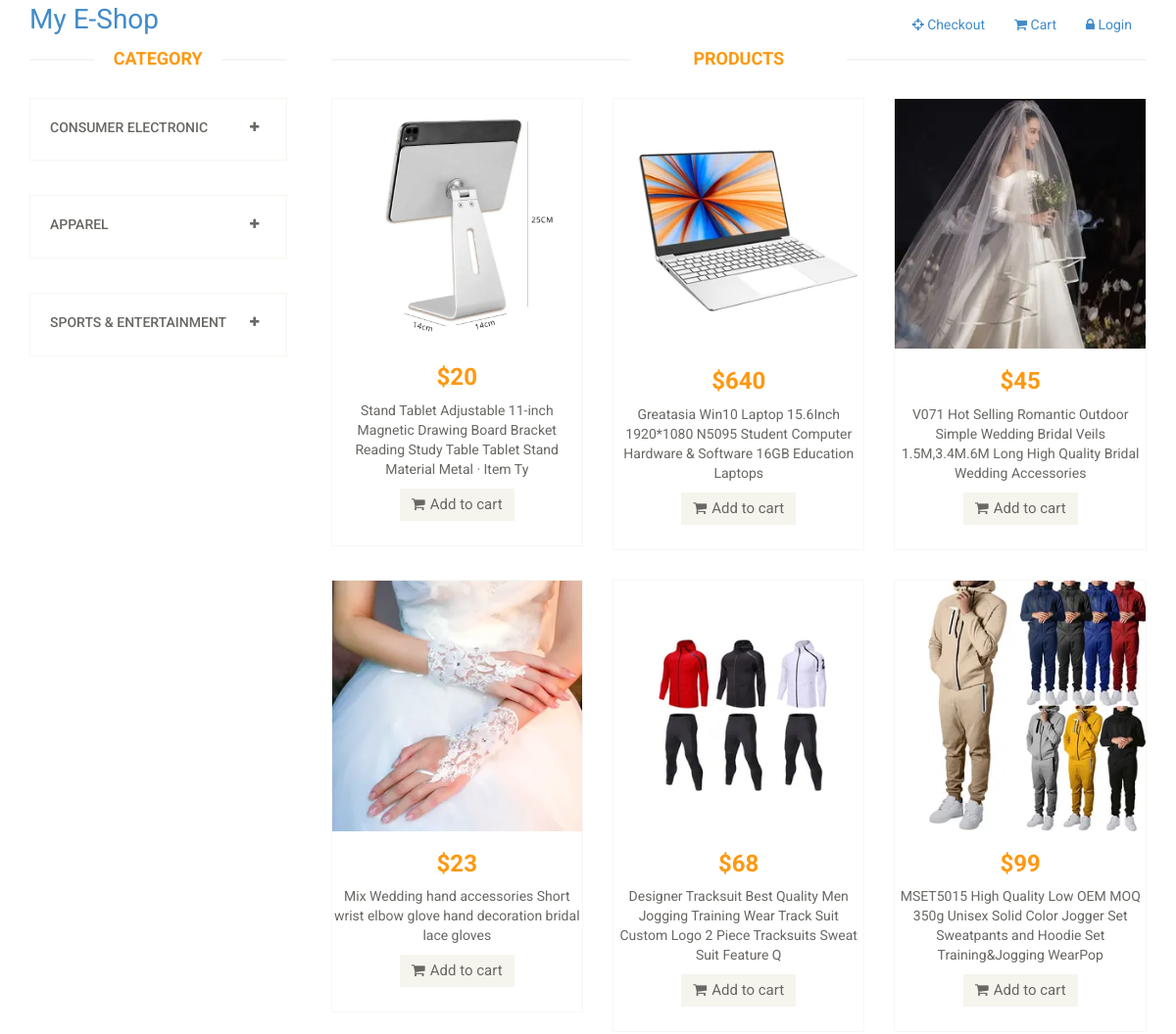
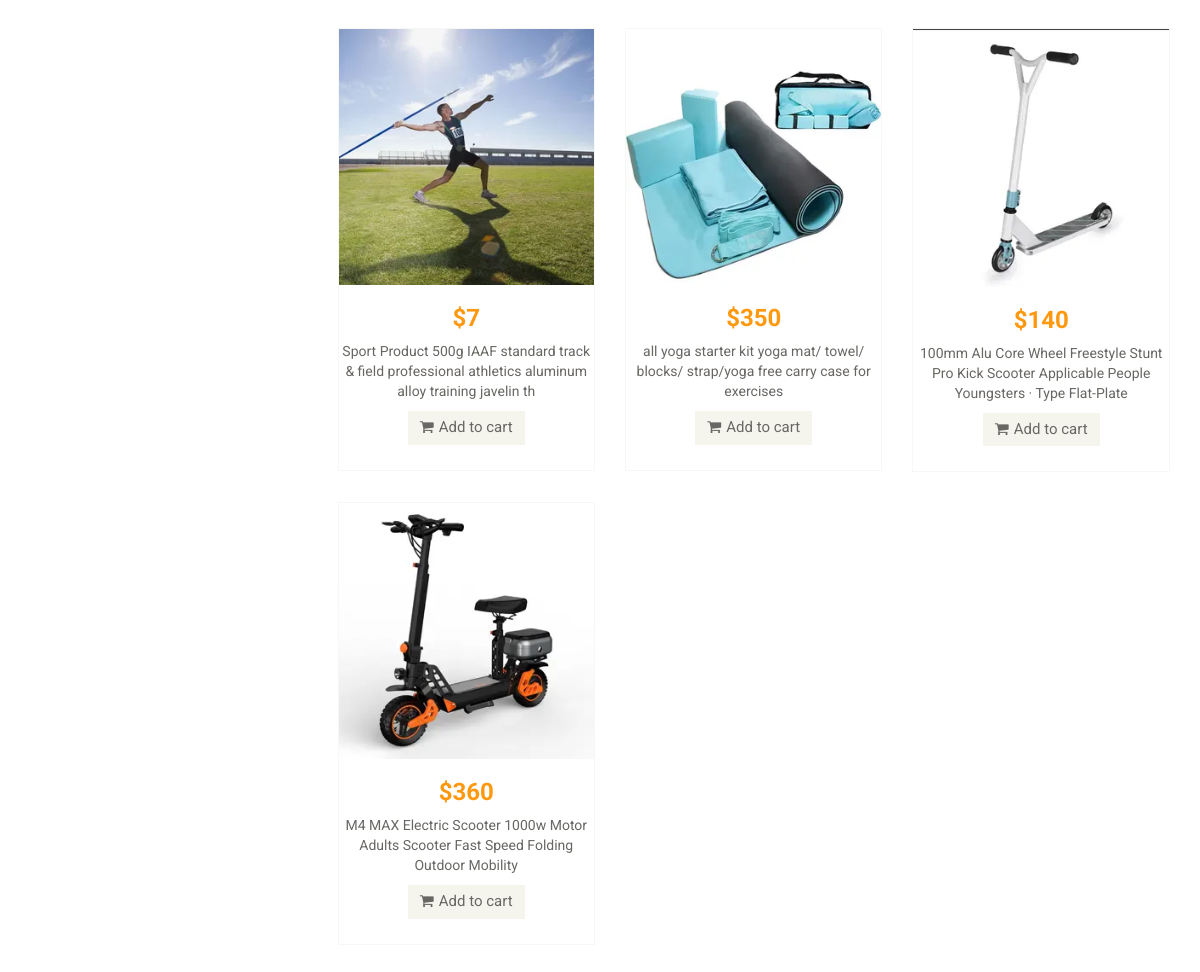
The page / on the database its author committed (2 pictures, top to bottom).
### shop/models.py (models this page shows, shortened)
class Category(models.Model):
    name = models.CharField(max_length=200)

class Product(models.Model):
    title = models.CharField(max_length=120)
    slug = models.SlugField(unique=True)
    category = models.ForeignKey(Category, on_delete=models.CASCADE, null=True)
    sub_category = models.ForeignKey(SubCategory, on_delete=models.CASCADE, null=True)
    description = models.TextField(blank=True, null=True)
    image = models.ImageField()
    price = models.IntegerField(null=True)

### shop/views.py (the view)
# urls.py: path('', index, name='index'),
def index(request):
    categories = Category.objects.all()
    products = Product.objects.all()
    categoryId = request.GET.get('category')
    products = products.filter(sub_category=categoryId) if categoryId else products
    context = {
        'categories': categories,
        'products': products
    }
    return render(request, 'index.html', context)

### templates/index.html (shortened to what this page needs)
{% load static %}
<!DOCTYPE html>
<html lang="en">
<head>
	<link href="{% static '/css/bootstrap.min.css' %}" rel="stylesheet">
	<link href="{% static 'css/font-awesome.min.css' %}" rel="stylesheet">
	<link href="{% static 'css/main.css' %}" rel="stylesheet">
</head>
<body>
	<div class="header-middle">
		<div class="container">
			<div class="row">
				<div class="col-sm-4">
					<div class="logo pull-left">
						<a href="/" style="font-size: 28px;">
							My E-Shop
						</a>
					</div>
				</div>
				<div class="col-sm-8">
					<div class="shop-menu pull-right">
						<ul class="nav navbar-nav">
							<li><a href=""><i class="fa fa-crosshairs"></i> Checkout</a></li>
							<li><a href=""><i class="fa fa-shopping-cart"></i> Cart</a></li>
							<li><a href=""><i class="fa fa-lock"></i> Login</a></li>
						</ul>
					</div>
				</div>
			</div>
		</div>
	</div>
	<section>
		<div class="container">
			<div class="row">
				<div class="col-sm-3">
					<div class="left-sidebar">
						<h2>Category</h2>
						{% for category in categories %}
						<div class="panel-group category-products" id="accordian">
							<div class="panel panel-default">
								<div class="panel-heading">
									<h4 class="panel-title">
										<a data-toggle="collapse" data-parent="#accordian" href="#{{category.id}}">
											<span class="badge pull-right"><i class="fa fa-plus"></i></span>
											{{category.name}}
										</a>
									</h4>
								</div>
							</div>
						</div>
						{% endfor %}
					</div>
				</div>
				<div class="col-sm-9 padding-right">
					<div class="features_items">
						<h2 class="title text-center">Products</h2>
						{% for product in products%}
						<div class="col-sm-4">
							<div class="product-image-wrapper">
								<div>
									<div class="productinfo text-center">
										<img src="{{product.image.url}}" alt="" />
										<h2>${{product.price}}</h2>
										<p>{{product.title}}</p>
										<a href="#" class="btn btn-default add-to-cart"><i
												class="fa fa-shopping-cart"></i>Add to cart</a>
									</div>
								</div>
							</div>
						</div>
						{% endfor %}
					</div>
				</div>
			</div>
		</div>
	</section>
</body>
</html>

### static/css/main.css (style rules this page uses)
body { font-family: 'Roboto', sans-serif; position: relative; font-weight:400px; }
ul li { list-style: none; }
a { -webkit-transition: 300ms; -moz-transition: 300ms; -o-transition: 300ms; transition: 300ms; }
h1, h2, h3, h4, h5, h6 { font-family: 'Roboto', sans-serif; }
.category-products { border: 1px solid #F7F7F0; margin-bottom: 35px; padding-bottom: 20px; padding-top: 15px; }
.left-sidebar h2, .brands_products h2 { color: #FE980F; font-family: 'Roboto', sans-serif; font-size: 18px; font-weight: 700; margin: 0 auto 30px; text-align: center; text-transform: uppercase; position: relative; z-index:3; }
.left-sidebar h2:after, h2.title:after { content: " "; position: absolute; border: 1px solid #f5f5f5; bottom:8px; left: 0; width: 100%; height: 0; z-index: -2; }
.left-sidebar h2:before { content: " "; position: absolute; background: #fff; bottom: -6px; width: 130px; height: 30px; z-index: -1; left: 50%; margin-left: -65px; }
h2.title:before { content: " "; position: absolute; background: #fff; bottom: -6px; width: 220px; height: 30px; z-index: -1; left: 50%; margin-left: -110px; }
.category-products .panel { background-color: #FFFFFF; border: 0px; border-radius: 0px; box-shadow:none; margin-bottom: 0px; }
.category-products .panel-default .panel-heading { background-color: #FFFFFF; border: 0 none; color: #FFFFFF; padding: 5px 20px; }
.category-products .panel-default .panel-heading .panel-title a { color: #696763; font-family: 'Roboto', sans-serif; font-size: 14px; text-decoration: none; text-transform: uppercase; }
.category-products .badge { background:none; border-radius: 10px; color: #696763; display: inline-block; font-size: 12px; font-weight: bold; line-height: 1; min-width: 10px; padding: 3px 7px; text-align: center; vertical-align: baseline; white-space: nowrap; }
.padding-right { padding-right: 0; }
.features_items { overflow:hidden; }
h2.title { color: #FE980F; font-family: 'Roboto', sans-serif; font-size: 18px; font-weight: 700; margin: 0 15px; text-transform: uppercase; margin-bottom: 30px; position: relative; }
.product-image-wrapper { border:1px solid #F7F7F5; overflow: hidden; margin-bottom:30px; }
.productinfo h2 { color: #FE980F; font-family: 'Roboto', sans-serif; font-size: 24px; font-weight: 700; }
.productinfo p { font-family: 'Roboto', sans-serif; font-size: 14px; font-weight: 400; color: #696763; }
.productinfo img { width: 100%; }
.productinfo { position:relative; }
.add-to-cart { background:#F5F5ED; border: 0 none; border-radius: 0; color: #696763; font-family: 'Roboto', sans-serif; font-size: 15px; margin-bottom: 25px; }
.add-to-cart i { margin-right:5px; }

### rows shown on the page
Category: name "CONSUMER ELECTRONIC"
Category: name "APPAREL"
Category: name "SPORTS & ENTERTAINMENT"
Product: image (picture), price "20", title "Stand Tablet Adjustable 11-inch Magnetic Drawing Board Bracket Reading Study Table Tablet Stand Material Metal · Item Ty"
Product: image (picture), price "640", title "Greatasia Win10 Laptop 15.6Inch 1920*1080 N5095 Student Computer Hardware & Software 16GB Education Laptops"
Product: image (picture), price "45", title "V071 Hot Selling Romantic Outdoor Simple Wedding Bridal Veils 1.5M,3.4M.6M Long High Quality Bridal Wedding Accessories"
Product: image (picture), price "23", title "Mix Wedding hand accessories Short wrist elbow glove hand decoration bridal lace gloves"
Product: image (picture), price "68", title "Designer Tracksuit Best Quality Men Jogging Training Wear Track Suit Custom Logo 2 Piece Tracksuits Sweat Suit Feature Q"
Product: image (picture), price "99", title "MSET5015 High Quality Low OEM MOQ 350g Unisex Solid Color Jogger Set Sweatpants and Hoodie Set Training&Jogging WearPop"
Product: image (picture), price "7", title "Sport Product 500g IAAF standard track & field professional athletics aluminum alloy training javelin th"
Product: image (picture), price "350", title "all yoga starter kit yoga mat/ towel/ blocks/ strap/yoga free carry case for exercises"
Product: image (picture), price "140", title "100mm Alu Core Wheel Freestyle Stunt Pro Kick Scooter Applicable People Youngsters · Type Flat-Plate"
Product: image (picture), price "360", title "M4 MAX Electric Scooter 1000w Motor Adults Scooter Fast Speed Folding Outdoor Mobility"
